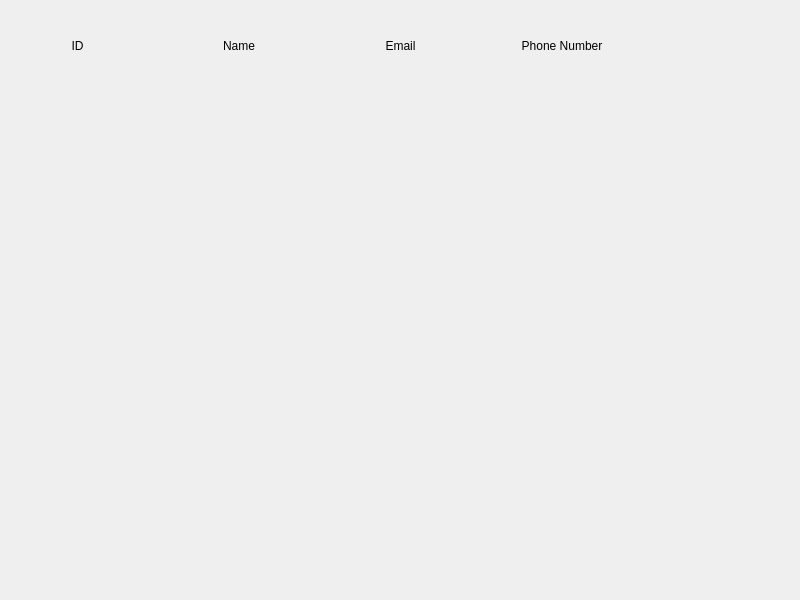
<?xml version="1.0" encoding="UTF-8"?>
<ui version="4.0">
 <class>MainWindow</class>
 <widget class="QMainWindow" name="MainWindow">
  <property name="geometry">
   <rect>
    <x>0</x>
    <y>0</y>
    <width>800</width>
    <height>600</height>
   </rect>
  </property>
  <property name="windowTitle">
   <string>MainWindow</string>
  </property>
  <widget class="QWidget" name="centralwidget">
   <widget class="QWidget" name="widget_40" native="true">
    <property name="geometry">
     <rect>
      <x>0</x>
      <y>30</y>
      <width>801</width>
      <height>31</height>
     </rect>
    </property>
    <layout class="QHBoxLayout" name="horizontalLayout_22">
     <item>
      <widget class="QLabel" name="label_3">
       <property name="text">
        <string>ID</string>
       </property>
       <property name="alignment">
        <set>Qt::AlignCenter</set>
       </property>
      </widget>
     </item>
     <item>
      <widget class="QLabel" name="label_4">
       <property name="text">
        <string>Name</string>
       </property>
       <property name="alignment">
        <set>Qt::AlignCenter</set>
       </property>
      </widget>
     </item>
     <item>
      <widget class="QLabel" name="label_13">
       <property name="text">
        <string>Email</string>
       </property>
       <property name="alignment">
        <set>Qt::AlignCenter</set>
       </property>
      </widget>
     </item>
     <item>
      <widget class="QLabel" name="label_14">
       <property name="text">
        <string>Phone Number</string>
       </property>
       <property name="alignment">
        <set>Qt::AlignCenter</set>
       </property>
      </widget>
     </item>
     <item>
      <widget class="QLabel" name="label_16">
       <property name="text">
        <string/>
       </property>
       <property name="alignment">
        <set>Qt::AlignCenter</set>
       </property>
      </widget>
     </item>
    </layout>
   </widget>
  </widget>
 </widget>
 <resources/>
 <connections/>
</ui>
